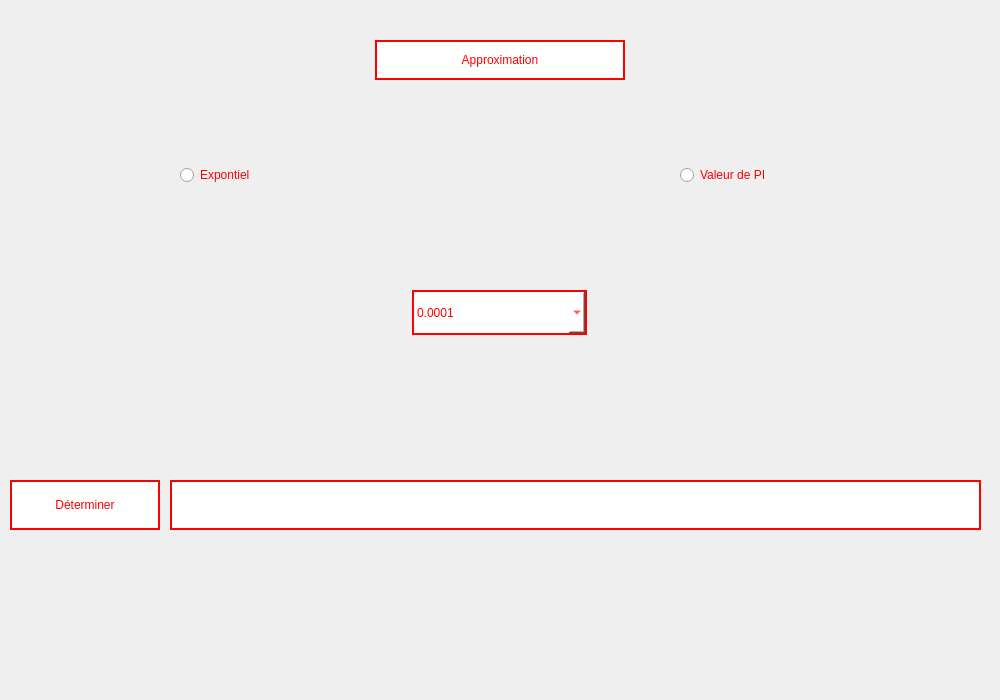
<?xml version="1.0" encoding="UTF-8"?>
<ui version="4.0">
 <class>Form</class>
 <widget class="QWidget" name="Form">
  <property name="geometry">
   <rect>
    <x>0</x>
    <y>0</y>
    <width>1000</width>
    <height>700</height>
   </rect>
  </property>
  <property name="windowTitle">
   <string>Form</string>
  </property>
  <widget class="QLabel" name="label">
   <property name="geometry">
    <rect>
     <x>375</x>
     <y>40</y>
     <width>250</width>
     <height>40</height>
    </rect>
   </property>
   <property name="styleSheet">
    <string notr="true">font: 75 14pt &quot;MS Shell Dlg 2&quot;;
color: red;
border: 2px solid red;
background-color: white;</string>
   </property>
   <property name="text">
    <string>Approximation</string>
   </property>
   <property name="alignment">
    <set>Qt::AlignCenter</set>
   </property>
  </widget>
  <widget class="QComboBox" name="n">
   <property name="geometry">
    <rect>
     <x>412</x>
     <y>290</y>
     <width>175</width>
     <height>45</height>
    </rect>
   </property>
   <property name="styleSheet">
    <string notr="true">font: 75 14pt &quot;MS Shell Dlg 2&quot;;
color: red;
border: 2px solid red;
background-color: white;</string>
   </property>
   <item>
    <property name="text">
     <string>0.0001</string>
    </property>
   </item>
   <item>
    <property name="text">
     <string>0.00001</string>
    </property>
   </item>
  </widget>
  <widget class="QLabel" name="resultLabel">
   <property name="geometry">
    <rect>
     <x>170</x>
     <y>480</y>
     <width>811</width>
     <height>50</height>
    </rect>
   </property>
   <property name="styleSheet">
    <string notr="true">font: 75 14pt &quot;MS Shell Dlg 2&quot;;
color: red;
border: 2px solid red;
background-color: white;</string>
   </property>
   <property name="text">
    <string/>
   </property>
  </widget>
  <widget class="QPushButton" name="pushButton">
   <property name="geometry">
    <rect>
     <x>10</x>
     <y>480</y>
     <width>150</width>
     <height>50</height>
    </rect>
   </property>
   <property name="styleSheet">
    <string notr="true">font: 75 14pt &quot;MS Shell Dlg 2&quot;;
color: red;
border: 2px solid red;
background-color: white;</string>
   </property>
   <property name="text">
    <string>Déterminer</string>
   </property>
  </widget>
  <widget class="QRadioButton" name="Ex_radio">
   <property name="geometry">
    <rect>
     <x>180</x>
     <y>160</y>
     <width>131</width>
     <height>30</height>
    </rect>
   </property>
   <property name="styleSheet">
    <string notr="true">font: 75 12pt &quot;MS Shell Dlg 2&quot;;
color: red;</string>
   </property>
   <property name="text">
    <string>Expontiel</string>
   </property>
  </widget>
  <widget class="QRadioButton" name="Pi_radio">
   <property name="geometry">
    <rect>
     <x>680</x>
     <y>160</y>
     <width>150</width>
     <height>30</height>
    </rect>
   </property>
   <property name="styleSheet">
    <string notr="true">font: 75 12pt &quot;MS Shell Dlg 2&quot;;
color: red;</string>
   </property>
   <property name="text">
    <string>Valeur de PI</string>
   </property>
  </widget>
 </widget>
 <resources/>
 <connections/>
</ui>
